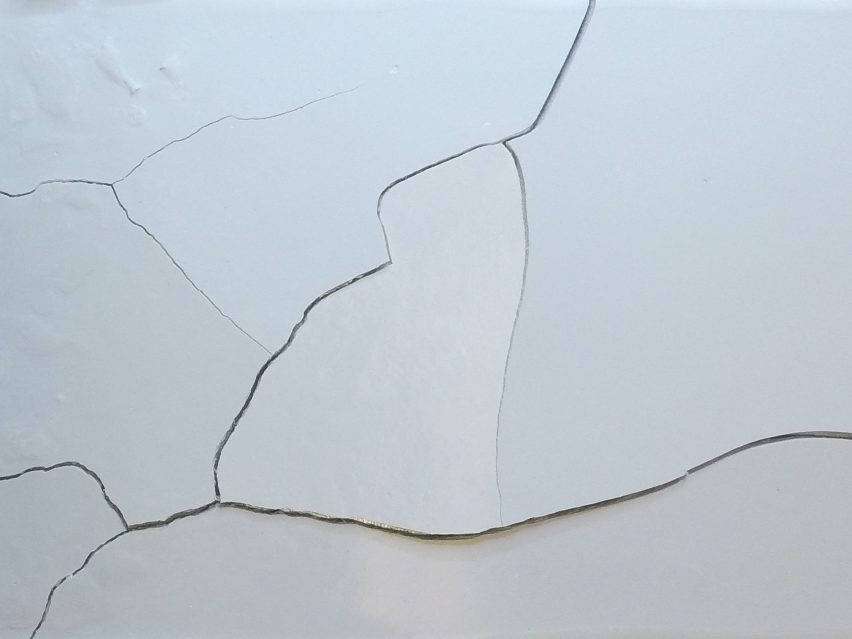
#> input picture jimmyTestCode/Noah.JPG, 1704 x 1277 px, found by its file name (shown at 1/2 size)
$ python mmm.py
#> lines starting #> are read from the running program, lines starting #| are printed output that depends on the picture
#Python Code that will take in a picture that contains cracking
#Outputs the length of the cracking

#All the imports for packages used
import math
import scipy.ndimage.morphology as m
import cv2
import numpy as np
from skimage import img_as_float
from skimage import io, color, morphology
from skimage import io, morphology, img_as_bool, segmentation
from scipy import ndimage as ndi
import matplotlib.pyplot as plt
import ctypes

#Makes each pixel of the image black or white
# [353 lines left out: functions binary, median, thinning2, canny, complete, bandw and 5 more, not called in this run]

#############################################MAIN###################################
#User enters the file name
img = cv2.imread('Noah.jpg')
#> img is the input picture: shape (1277, 1704, 3); mean B, G, R 209.5, 200.8, 191.2

#Height and Width obtained in number of pixels
height, width, channels = img.shape
#> height = 1277; width = 1704; channels = 3

#Height and Width are adjusted to fit on the screen
a = int(width/2)
#> a = 852
#a = width
b = int(height/2)
#> b = 638
#b = height

#User enters the height and width and units
widthUnits = 9.0
heightUnits = 6.0
units = "inches"

#Image is resized
cv2.imwrite("resize.jpg", cv2.resize(img, (a,b)))
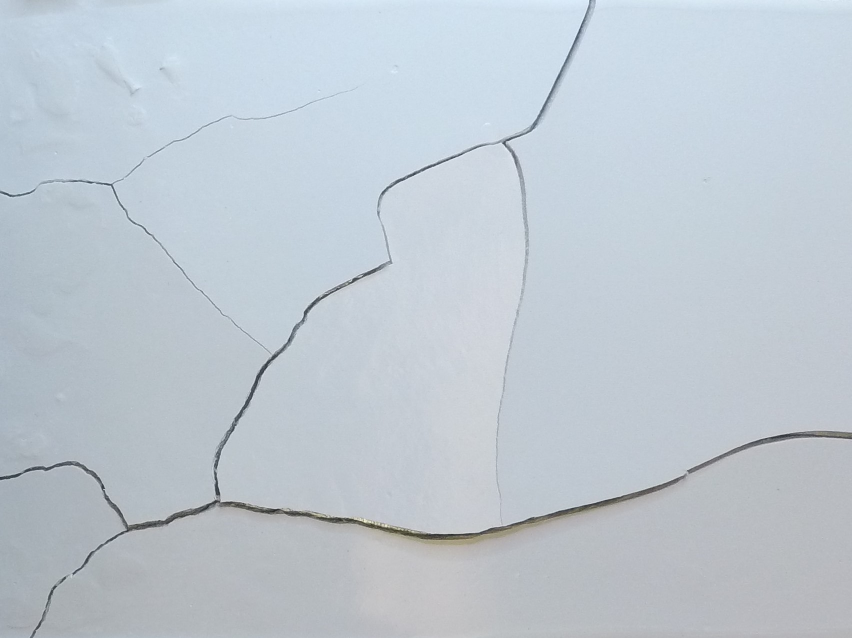
#> saved as resize.jpg: shape (638, 852, 3); mean B, G, R 209.4, 200.7, 191.1
filename = 'resize.jpg'
selection = False
roi = []

#Uses ROI to allow the user to crop the image by dragging their mouse
# [14 lines left out: function roi_selection, not called in this run]

image_read_path=filename
window_name='Input Image'
window_crop_name='Cropped Image'
esc_keycode=27
wait_time=1
input_img = cv2.imread(image_read_path,cv2.IMREAD_UNCHANGED)

if input_img is not None:
        clone = input_img.copy()
        cv2.namedWindow(window_name,cv2.WINDOW_AUTOSIZE)
        cv2.setMouseCallback(window_name, roi_selection)

        while True:
                cv2.imshow(window_name,input_img)

                if len(roi) == 4:
                        input_img = clone.copy()
                        roi = [0 if i < 0 else i for i in roi]
                        cv2.rectangle(input_img, (roi[0],roi[1]), (roi[2],roi[3]), (0, 255, 0), 2)
                        if roi[0] > roi[2]:
                                x1 = roi[2]
                                x2 = roi[0]
                        else:
                                x1 = roi[0]
                                x2 = roi[2]
                        if roi[1] > roi[3]:
                                y1 = roi[3]
                                y2 = roi[1]
                        else:
                                y1 = roi[1]
                                y2 = roi[3]

                        crop_img = clone[y1 : y2 , x1 : x2]
                        if len(crop_img):
                                cv2.namedWindow(window_crop_name,cv2.WINDOW_AUTOSIZE)
                                cv2.imshow(window_crop_name,crop_img)

                k = cv2.waitKey(wait_time)
#> (key Esc is pressed here)
                if k == esc_keycode:
                    #Created file cropped.jpg that saves the newly cropped image
#> (the run stopped early here; a loop or call above may not have finished)
